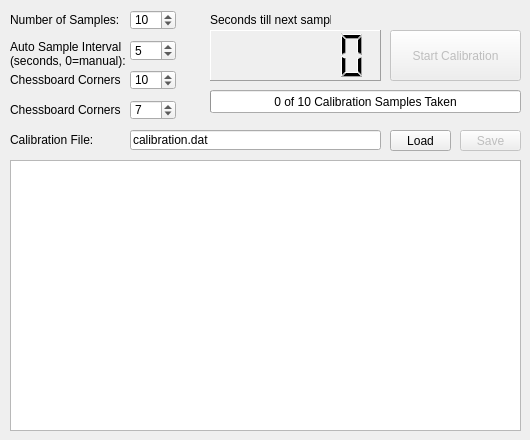
<?xml version="1.0" encoding="UTF-8"?>
<ui version="4.0">
 <class>MainWindow</class>
 <widget class="QMainWindow" name="MainWindow">
  <property name="geometry">
   <rect>
    <x>0</x>
    <y>0</y>
    <width>530</width>
    <height>440</height>
   </rect>
  </property>
  <property name="sizePolicy">
   <sizepolicy hsizetype="Preferred" vsizetype="Preferred">
    <horstretch>0</horstretch>
    <verstretch>0</verstretch>
   </sizepolicy>
  </property>
  <property name="minimumSize">
   <size>
    <width>200</width>
    <height>200</height>
   </size>
  </property>
  <property name="windowTitle">
   <string>Stereo Calibration</string>
  </property>
  <widget class="QWidget" name="centralWidget">
   <widget class="QPlainTextEdit" name="plainTextEditTrace">
    <property name="geometry">
     <rect>
      <x>10</x>
      <y>160</y>
      <width>511</width>
      <height>271</height>
     </rect>
    </property>
    <property name="sizePolicy">
     <sizepolicy hsizetype="Expanding" vsizetype="Expanding">
      <horstretch>0</horstretch>
      <verstretch>0</verstretch>
     </sizepolicy>
    </property>
    <property name="readOnly">
     <bool>true</bool>
    </property>
    <property name="maximumBlockCount">
     <number>1000</number>
    </property>
   </widget>
   <widget class="QPushButton" name="pushButtonCalibrate">
    <property name="enabled">
     <bool>false</bool>
    </property>
    <property name="geometry">
     <rect>
      <x>390</x>
      <y>30</y>
      <width>131</width>
      <height>51</height>
     </rect>
    </property>
    <property name="text">
     <string>Start Calibration</string>
    </property>
   </widget>
   <widget class="QSpinBox" name="spinBoxSampleCount">
    <property name="geometry">
     <rect>
      <x>130</x>
      <y>10</y>
      <width>46</width>
      <height>20</height>
     </rect>
    </property>
    <property name="minimum">
     <number>3</number>
    </property>
    <property name="value">
     <number>10</number>
    </property>
   </widget>
   <widget class="QLabel" name="label">
    <property name="geometry">
     <rect>
      <x>10</x>
      <y>10</y>
      <width>111</width>
      <height>20</height>
     </rect>
    </property>
    <property name="text">
     <string>Number of Samples:</string>
    </property>
   </widget>
   <widget class="QLabel" name="label_2">
    <property name="geometry">
     <rect>
      <x>10</x>
      <y>40</y>
      <width>141</width>
      <height>31</height>
     </rect>
    </property>
    <property name="text">
     <string>Auto Sample Interval (seconds, 0=manual):</string>
    </property>
    <property name="alignment">
     <set>Qt::AlignLeading|Qt::AlignLeft|Qt::AlignTop</set>
    </property>
    <property name="wordWrap">
     <bool>true</bool>
    </property>
   </widget>
   <widget class="QSpinBox" name="spinBoxInterval">
    <property name="geometry">
     <rect>
      <x>130</x>
      <y>40</y>
      <width>46</width>
      <height>21</height>
     </rect>
    </property>
    <property name="minimum">
     <number>0</number>
    </property>
    <property name="value">
     <number>5</number>
    </property>
   </widget>
   <widget class="QLabel" name="label_3">
    <property name="geometry">
     <rect>
      <x>10</x>
      <y>70</y>
      <width>111</width>
      <height>20</height>
     </rect>
    </property>
    <property name="text">
     <string>Chessboard Corners X:</string>
    </property>
   </widget>
   <widget class="QLabel" name="label_4">
    <property name="geometry">
     <rect>
      <x>10</x>
      <y>100</y>
      <width>111</width>
      <height>20</height>
     </rect>
    </property>
    <property name="text">
     <string>Chessboard Corners X:</string>
    </property>
   </widget>
   <widget class="QSpinBox" name="spinBoxCornersX">
    <property name="geometry">
     <rect>
      <x>130</x>
      <y>70</y>
      <width>46</width>
      <height>20</height>
     </rect>
    </property>
    <property name="minimum">
     <number>3</number>
    </property>
    <property name="value">
     <number>10</number>
    </property>
   </widget>
   <widget class="QSpinBox" name="spinBoxCornersY">
    <property name="geometry">
     <rect>
      <x>130</x>
      <y>100</y>
      <width>46</width>
      <height>20</height>
     </rect>
    </property>
    <property name="minimum">
     <number>3</number>
    </property>
    <property name="value">
     <number>7</number>
    </property>
   </widget>
   <widget class="QLabel" name="label_5">
    <property name="geometry">
     <rect>
      <x>10</x>
      <y>130</y>
      <width>111</width>
      <height>20</height>
     </rect>
    </property>
    <property name="text">
     <string>Calibration File:</string>
    </property>
   </widget>
   <widget class="QLineEdit" name="lineEditFilename">
    <property name="geometry">
     <rect>
      <x>130</x>
      <y>130</y>
      <width>251</width>
      <height>20</height>
     </rect>
    </property>
    <property name="text">
     <string>calibration.dat</string>
    </property>
   </widget>
   <widget class="QPushButton" name="pushButtonLoad">
    <property name="enabled">
     <bool>true</bool>
    </property>
    <property name="geometry">
     <rect>
      <x>390</x>
      <y>130</y>
      <width>61</width>
      <height>21</height>
     </rect>
    </property>
    <property name="text">
     <string>Load</string>
    </property>
   </widget>
   <widget class="QPushButton" name="pushButtonSave">
    <property name="enabled">
     <bool>false</bool>
    </property>
    <property name="geometry">
     <rect>
      <x>460</x>
      <y>130</y>
      <width>61</width>
      <height>21</height>
     </rect>
    </property>
    <property name="text">
     <string>Save</string>
    </property>
   </widget>
   <widget class="QLabel" name="labelSampleTimeout">
    <property name="geometry">
     <rect>
      <x>210</x>
      <y>10</y>
      <width>121</width>
      <height>20</height>
     </rect>
    </property>
    <property name="text">
     <string>Seconds till next sample:</string>
    </property>
   </widget>
   <widget class="QProgressBar" name="progressBar">
    <property name="geometry">
     <rect>
      <x>210</x>
      <y>90</y>
      <width>311</width>
      <height>23</height>
     </rect>
    </property>
    <property name="maximum">
     <number>10</number>
    </property>
    <property name="value">
     <number>0</number>
    </property>
    <property name="format">
     <string>%v of %m Calibration Samples Taken</string>
    </property>
   </widget>
   <widget class="QLCDNumber" name="lcdNumber">
    <property name="geometry">
     <rect>
      <x>210</x>
      <y>30</y>
      <width>171</width>
      <height>51</height>
     </rect>
    </property>
    <property name="frameShape">
     <enum>QFrame::Panel</enum>
    </property>
    <property name="frameShadow">
     <enum>QFrame::Raised</enum>
    </property>
    <property name="lineWidth">
     <number>1</number>
    </property>
    <property name="smallDecimalPoint">
     <bool>true</bool>
    </property>
    <property name="segmentStyle">
     <enum>QLCDNumber::Filled</enum>
    </property>
   </widget>
  </widget>
 </widget>
 <layoutdefault spacing="6" margin="11"/>
 <resources/>
 <connections/>
</ui>
